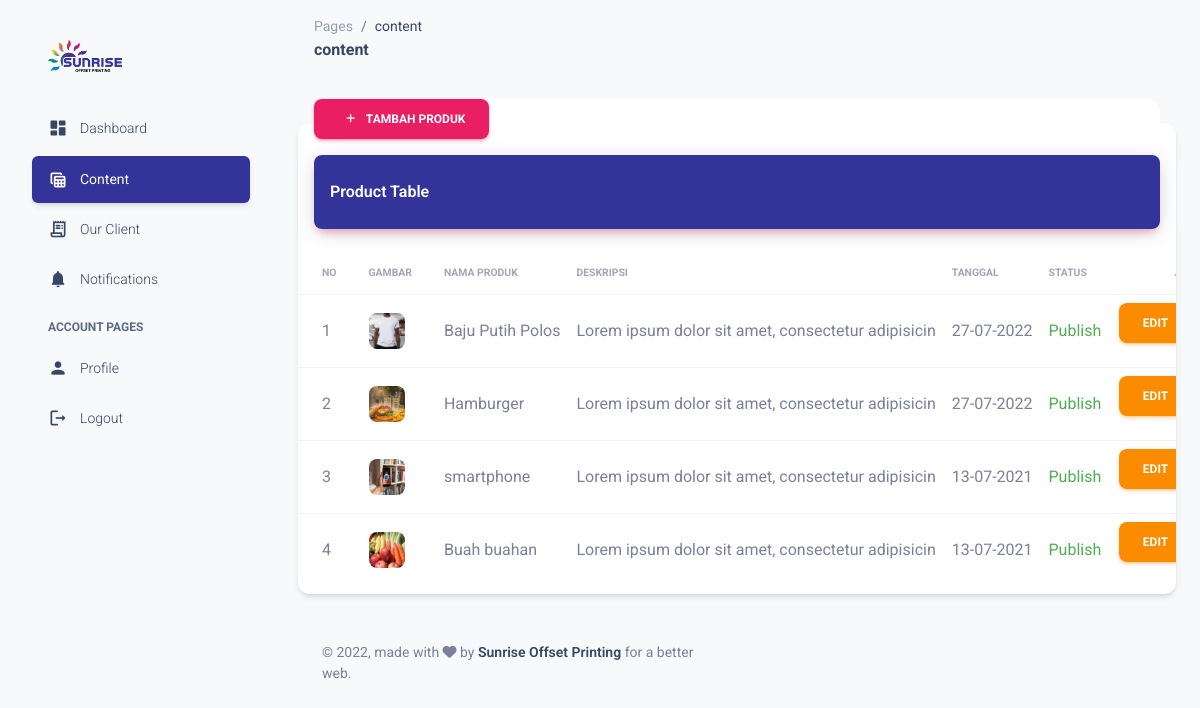
Before: /admin/content.php with the older database file.
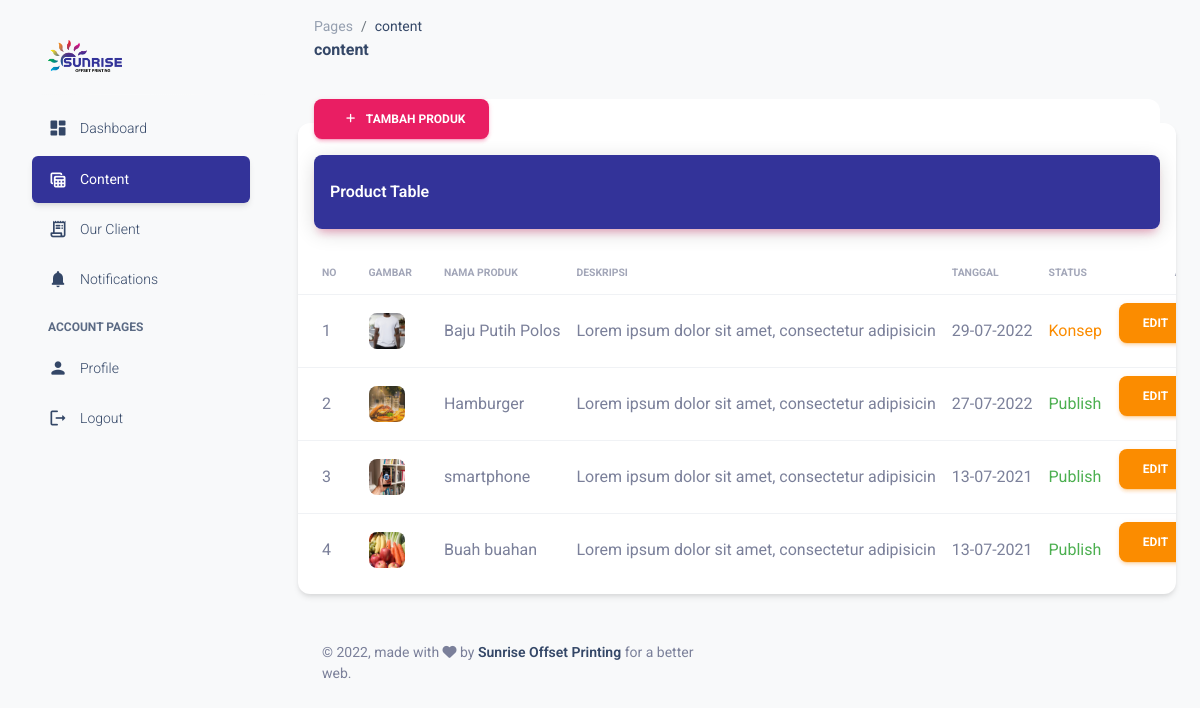
After: the same page with the newer database file.
### tables this page shows
CREATE TABLE `produk` (
  `id_produk` int(11) NOT NULL,
  `kode_produk` char(10) NOT NULL,
  `judul_produk` varchar(100) NOT NULL,
  `deskripsi` text NOT NULL,
  `gambar` varchar(100) NOT NULL DEFAULT 'gambar_default.png',
  `tanggal` datetime NOT NULL,
  `status` int(11) NOT NULL,
  `id_pengguna` int(11) NOT NULL
);

### admin/content.php (the view, shortened to what this page needs)
<!DOCTYPE html>
<html lang="en">
  <head>
<link href="../admin/assets/css/nucleo-icons.css" rel="stylesheet" />
<link href="../admin/assets/css/nucleo-svg.css" rel="stylesheet" />
<link id="pagestyle" href="../admin/assets/css/material-dashboard.css" rel="stylesheet" />
  </head>
  <body class="g-sidenav-show  bg-gray-100">
      <aside class="sidenav navbar navbar-vertical navbar-expand-xs border-0 border-radius-xl my-3 fixed-start ms-3   bg-gradient-white" id="sidenav-main">
  <div class="sidenav-header">
    <a class="navbar-brand m-0" href="" target="_blank">
      <img src="assets/img/logo2.png" class="navbar-brand-img h-100" alt="main_logo">
    </a>
  </div>
  <hr class="horizontal light mt-0 mb-2">
  <div class="collapse navbar-collapse  w-auto " id="sidenav-collapse-main">
    <ul class="navbar-nav">
<li class="nav-item">
  <a class="nav-link text-dark " href="./index.php">
      <div class="text-dark text-center me-2 d-flex align-items-center justify-content-center">
        <i class="material-icons opacity-10">dashboard</i>
      </div>
    <span class="nav-link-text ms-1">Dashboard</span>
  </a>
</li>
<li class="nav-item">
  <a class="nav-link text-dark active bg-gradient-primary " href="./content.php">
      <div class="text-dark text-center me-2 d-flex align-items-center justify-content-center">
        <i class="material-icons opacity-10">table_view</i>
      </div>
    <span class="nav-link-text ms-1">Content</span>
  </a>
</li>
<li class="nav-item">
  <a class="nav-link text-dark " href="./ourclient.php">
      <div class="text-dark text-center me-2 d-flex align-items-center justify-content-center">
        <i class="material-icons opacity-10">receipt_long</i>
      </div>
    <span class="nav-link-text ms-1">Our Client</span>
  </a>
</li>
<li class="nav-item">
  <a class="nav-link text-dark " href="./notifications.php">
      <div class="text-dark text-center me-2 d-flex align-items-center justify-content-center">
        <i class="material-icons opacity-10">notifications</i>
      </div>
    <span class="nav-link-text ms-1">Notifications</span>
  </a>
</li>
    <li class="nav-item mt-3">
      <h6 class="ps-4 ms-2 text-uppercase text-xs text-dark font-weight-bolder opacity-8">Account pages</h6>
    </li>
<li class="nav-item">
  <a class="nav-link text-dark " href="./profile.html">
      <div class="text-dark text-center me-2 d-flex align-items-center justify-content-center">
        <i class="material-icons opacity-10">person</i>
      </div>
    <span class="nav-link-text ms-1">Profile</span>
  </a>
</li>
<li class="nav-item">
  <a class="nav-link text-dark " href="./logout.php">
      <div class="text-dark text-center me-2 d-flex align-items-center justify-content-center">
        <i class="material-icons opacity-10">logout</i>
      </div>
    <span class="nav-link-text ms-1">Logout</span>
  </a>
</li>
    </ul>
  </div>
</aside>
      <main class="main-content border-radius-lg ">
<nav class="navbar navbar-main navbar-expand-lg px-0 mx-4 shadow-none border-radius-xl" id="navbarBlur" data-scroll="true">
  <div class="container-fluid py-1 px-3">
    <nav aria-label="breadcrumb">
      <ol class="breadcrumb bg-transparent mb-0 pb-0 pt-1 px-0 me-sm-6 me-5">
        <li class="breadcrumb-item text-sm"><a class="opacity-5 text-dark" href="javascript:;">Pages</a></li>
        <li class="breadcrumb-item text-sm text-dark active" aria-current="page">content</li>
      </ol>
      <h6 class="font-weight-bolder mb-0">content</h6>
  </nav>
  </div>
  </nav>
<div class="container-fluid py-4">
      <div class="row">
        <div class="col-12">
          <div class="card my-4">
            <div class="card-header p-0 position-relative mt-n4 mx-3 z-index-2">
            <button type="button" id="btn-tambah-produk" class="btn btn-primary"><span class="text"><i class="fas fa-plus fa-sm m-2"></i> Tambah produk</span></button>
              <div class="bg-gradient-primary shadow-primary border-radius-lg pt-4 pb-3">
                <h6 class="text-white text-capitalize ps-3">Product table</h6>
              </div>
            </div>
            <div class="card-body px-0 pb-2">
              <div class="table-responsive p-0">
                <table class="table align-items-center mb-0">
                  <thead>
                    <tr>
                      <th class="text-uppercase text-secondary text-xxs font-weight-bolder opacity-7 ps-4">No</th>
                      <th class="text-uppercase text-secondary text-xxs font-weight-bolder opacity-7 ps-2">Gambar</th>
                      <th class="text-uppercase text-secondary text-xxs font-weight-bolder opacity-7 ps-2">Nama Produk</th>
                      <th class="text-uppercase text-secondary text-xxs font-weight-bolder opacity-7 ps-2">Deskripsi</th>
                      <th class="text-uppercase text-secondary text-xxs font-weight-bolder opacity-7 ps-2">Tanggal</th>
                      <th class="text-uppercase text-secondary text-xxs font-weight-bolder opacity-7 ps-2">Status</th>
                      <th class="text-uppercase text-secondary text-xxs font-weight-bolder opacity-7 ps-6">aksi</th>
                    </tr>
                  </thead>
                  <tbody>
                  <?php
                        include '../config/database.php';
                        $sql="select * from produk order by id_produk desc";
                        $hasil=mysqli_query($kon,$sql);
                        $no=0;
                        while ($data = mysqli_fetch_array($hasil)):
                        $no++;
                    ?>
                    <tr>
                    <td class="ps-4"><?php echo $no; ?></td>
                <td><img  src="../assets/img/produk/<?php echo $data['gambar'];?>" class="avatar avatar-sm me-3 border-radius-lg" alt="user1" width="80px"></td>
                <td><?php echo $data['judul_produk']; ?></td>
                <td><?php
                          $ambil=$data["deskripsi"];
                          $panjang = strip_tags(html_entity_decode($ambil,ENT_QUOTES,"ISO-8859-1"));
                          echo substr($panjang, 0, 50);?></td>
                <td><?php echo date("d-m-Y",strtotime($data['tanggal'])); ?></td>
                <td><?php echo $data['status'] == 1 ? "<span class='text-success'>Publish</span>" : "<span class='text-warning'>Konsep</span>"; ?> </td>
                <td>
                    <button class="btn-edit-produk btn btn-warning btn-circle" id_produk="<?php echo $data['id_produk']; ?>" kode_produk="<?php echo $data['kode_produk']; ?>" data-toggle="tooltip" title="Edit produk" data-placement="top">Edit</button>
                </td>
                 </tr>
                    <?php endwhile; ?>
                  </tbody>
                </table>
              </div>
            </div>
          </div>
        </div>
      </div>
<footer class="footer py-4 w-100  ">
  <div class="container-fluid">
    <div class="row align-items-center justify-content-lg-between">
      <div class="col-lg-6 mb-lg-0 mb-4">
        <div class="copyright text-center text-sm text-muted text-lg-start">
          © ,
          made with <i class="fa fa-heart"></i> by
          <a href="" class="font-weight-bold" target="_blank">Sunrise Offset Printing</a>
          for a better web.
        </div>
      </div>
    </div>
  </div>
</footer>
</div>
</main>
  </body>
</html>

Changed rows visible on the page:
changed produk "Baju Putih Polos": tanggal "27-07-2022" → "29-07-2022"; status "Publish" → "Konsep"
